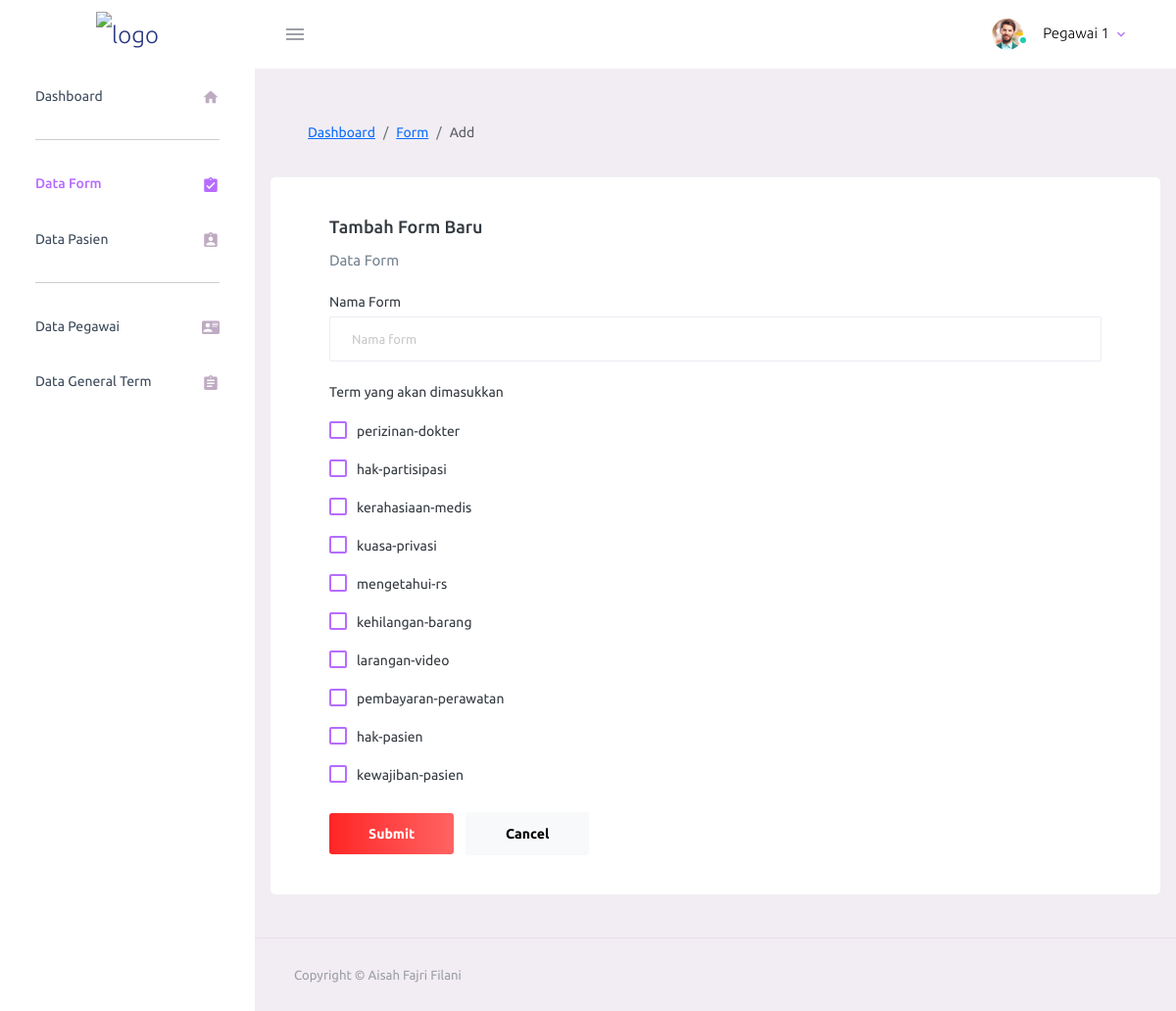
Page /app/pages/form/add.php/ (signed in) on the committed database.
### tables this page shows
CREATE TABLE `terms` (
  `id` int(11) NOT NULL,
  `head` varchar(200) NOT NULL,
  `content` text NOT NULL,
  `verification` text NOT NULL,
  `inputdate` timestamp NOT NULL DEFAULT current_timestamp() ON UPDATE current_timestamp(),
  `inputby` varchar(50) NOT NULL DEFAULT current_timestamp(),
  `updatedate` timestamp NULL DEFAULT NULL,
  `updateby` varchar(50) DEFAULT NULL
);

### system/config/base.php (called while the page is built, shortened)
<?php
include 'function.php';
include_once $rootpath . '/system/server/db.php';
$session = $_SESSION;
function routes($param = null, $id=null)
{
    $baseurl = $_SERVER['REQUEST_SCHEME'] . "://" . $_SERVER['HTTP_HOST'] . "/ais-project";
    $routes = [
        'login' => '/app/pages/login/index.php',
        'do-login' => '/app/pages/login/do-login.php',
        'logout' => '/app/pages/login/do-logout.php',
        'dashboard' => '/app/pages/dashboard/index.php',
        'ajax-pasien-wali' => '/app/pages/ajax/ajax-pasien-wali.php',
        'pasien' => '/app/pages/pasien/index.php',
        'pasien/add' => '/app/pages/pasien/add.php',
        'pasien/input' => '/app/pages/pasien/input.php',
        'pasien/edit' => '/app/pages/pasien/edit.php',
        'pasien/update' => '/app/pages/pasien/update.php',
        'pasien/delete' => '/app/pages/pasien/delete.php',
        'form' => '/app/pages/form/index.php',
        'form/fill' => '/app/pages/form/fill/1.php',
        'form/fill/2' => '/app/pages/form/fill/2.php',
        'form/fill/3' => '/app/pages/form/fill/3.php',
        'form/fill/4' => '/app/pages/form/fill/4.php',
        'form/do-fill-1' => '/app/pages/form/action/do-fill-1.php',
        'form/do-fill-2' => '/app/pages/form/action/do-fill-2.php',
        'form/do-fill-3' => '/app/pages/form/action/do-fill-3.php',
        'form/do-fill-4' => '/app/pages/form/action/do-fill-4.php',
        'form/done' => '/app/pages/form/done.php',
        'form/preview-new' => '/app/pages/form/preview.php',
        'form/add' => '/app/pages/form/add.php',
        'form/input' => '/app/pages/form/input.php',
        'form/edit' => '/app/pages/form/edit.php',
        'form/update' => '/app/pages/form/update.php',
        'form/delete' => '/app/pages/form/delete.php',
        'submit' => '/app/pages/form/submit.php',
        'pegawai' => '/app/pages/pegawai/index.php',
        'pegawai/add' => '/app/pages/pegawai/add.php',
        'pegawai/input' => '/app/pages/pegawai/input.php',
        'pegawai/edit' => '/app/pages/pegawai/edit.php',
        'pegawai/update' => '/app/pages/pegawai/update.php',
        'pegawai/delete' => '/app/pages/pegawai/delete.php',
        'term' => '/app/pages/term/index.php',
        'term/add' => '/app/pages/term/add.php',
        'term/input' => '/app/pages/term/input.php',
        'term/edit' => '/app/pages/term/edit.php',
        'term/update' => '/app/pages/term/update.php',
        'term/delete' => '/app/pages/term/delete.php',
    ];
    return $baseurl . ($routes[$param] ."/". $id  ?? '');
}

### system/config/function.php (called while the page is built, shortened)
<?php
function getUri($index){
    $uri = explode("/", $_SERVER['REQUEST_URI']);
    if(isset($uri[$index])){
        $uri[$index] = str_replace(".php", "", $uri[$index]);
        return $uri[$index];
    }
    return null;
}
function needHidden($param, $value){
    return '';
}
function toTitle($string){
    return ucwords(strtolower($string));
}
?>

### system/server/db.php (called while the page is built, shortened)
<?php
$servername = "localhost";
$username = "root";
$password = "";
$dbname = "db_consent_form";
$db = new mysqli($servername, $username, $password, $dbname);
function all($table, $where = null)
{
    global $db;
    $sql = "SELECT * FROM $table";
    $result = $db->query($sql);
    $data = [];
    if ($result->num_rows > 0) {
        while ($row = $result->fetch_assoc()) {
            $data[] = $row;
        }
    }
    return $data;
}

### app/pages/form/add.php (the view, shortened to what this page needs)
<?php include_once '../../../system/view/header.php';?>
<?php
$terms = all('terms');
?>
<div class="container-scroller">
    <?php include "$rootpath/app/layout/topbar.php";?>
    <div class="container-fluid page-body-wrapper">
        <?php include "$rootpath/app/layout/sidebar.php";?>
        <div class="main-panel">
            <div class="content-wrapper">
                <div class="page-header">
                    <nav aria-label="breadcrumb">
                        <ol class="breadcrumb">
                            <li class="breadcrumb-item"><a href="<?=routes('dashboard')?>"><?=toTitle('Dashboard')?></a>
                            </li>
                            <li class="breadcrumb-item active" aria-current="page"><a
                                    href="<?=routes(getUri(4))?>"><?=toTitle(getUri(4))?></a></li>
                            <li class="breadcrumb-item active" aria-current="page"><?=toTitle(getUri(5))?></li>
                        </ol>
                    </nav>
                </div>
                <div class="row">
                    <div class="card">
                        <div class="card-body">
                            <h4 class="card-title">Tambah <?=getUri(4)?> baru</h4>
                            <p class="card-description"> Data Form </p>
                            <form class="forms-sample" method="post" action="<?=routes('form/input')?>">
                                <div class="form-group">
                                    <label for="exampleInputName1">Nama Form</label>
                                    <input type="text" name="name" class="form-control" id="exampleInputName1"
                                        placeholder="Nama form">
                                </div>
                                <div class="form-group">
                                    <label for="exampleInputName1">Term yang akan dimasukkan</label>
                                    <div class="form-group">
                                        <?php
                                            foreach ($terms as $term) {
                                                echo '<div class="form-check">';
                                                echo '<label class="form-check-label">';
                                                echo '<input type="checkbox" name="content[]" value="'.$term['id'].'" class="form-check-input"> '.$term['head'];
                                                echo '</label>';
                                                echo '</div>';
                                            }
                                        ?>
                                    </div>
                                </div>
                                <button type="submit" class="btn btn-gradient-primary me-2">Submit</button>
                                <button class="btn btn-light">Cancel</button>
                            </form>
                        </div>
                    </div>
                </div>
            </div>
            <footer class="footer">
                <div class="container-fluid d-flex justify-content-between">
                    <span class="text-muted d-block text-center text-sm-start d-sm-inline-block">Copyright ©
                        Aisah Fajri Filani</span>
                </div>
            </footer>
        </div>
    </div>
</div>
<?php include_once '../../../system/view/footer.php';?>

### app/layout/topbar.php (shortened to what this page needs)
<nav class="navbar default-layout-navbar col-lg-12 col-12 p-0 fixed-top d-flex flex-row">
        <div class="text-center navbar-brand-wrapper d-flex align-items-center justify-content-center">
          <a class="navbar-brand brand-logo" href="<?=routes('dashboard')?>"><img src="<?= $baseurl.'/assets/raw/theme/images/logo.svg'?>" alt="logo" /></a>
        </div>
        <div class="navbar-menu-wrapper d-flex align-items-stretch <?=needHidden(getUri(5),'fill')?> <?=needHidden(getUri(5),'done')?>">
          <button class="navbar-toggler navbar-toggler align-self-center" type="button" data-toggle="minimize">
            <span class="mdi mdi-menu"></span>
          </button>
          <ul class="navbar-nav navbar-nav-right">
            <li class="nav-item nav-profile dropdown">
              <a class="nav-link dropdown-toggle" id="profileDropdown" href="#" data-bs-toggle="dropdown" aria-expanded="false">
                <div class="nav-profile-img">
                  <img src="<?= $baseurl.'/assets/raw/theme/images/faces/face1.jpg'?>" alt="image">
                  <span class="availability-status online"></span>
                </div>
                <div class="nav-profile-text">
                  <p class="mb-1 text-black"><?= $session['user']['name']?></p>
                </div>
              </a>
            </li>
        </div>
      </nav>

### system/view/header.php (style rules this page uses)
input[type="text"] { border-radius: 2px; }

### rows in the picture
terms: inputby "Pegawai 1", head "perizinan-dokter"
terms: head "hak-partisipasi"
terms: head "kerahasiaan-medis"
terms: head "kuasa-privasi"
terms: head "mengetahui-rs"
terms: head "kehilangan-barang"
terms: head "larangan-video"
terms: head "pembayaran-perawatan"
terms: head "hak-pasien"
terms: head "kewajiban-pasien"

### other values in the picture
toTitle('Dashboard') "Dashboard"
toTitle(getUri(4)) "Form"
toTitle(getUri(5)) "Add"
getUri(4) "Form"
